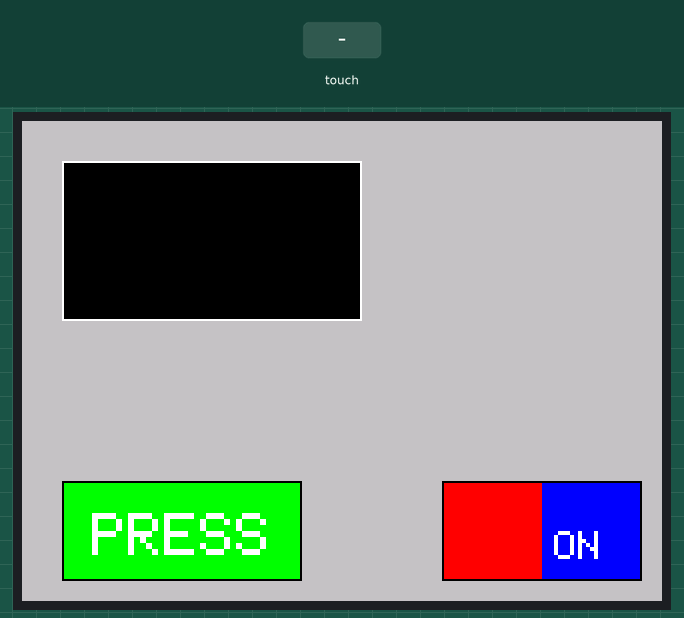
A sketch run on a simulated Arduino Uno, built with avr-gcc and run on an emulated ATmega328P. Shown: 320×240 colour display. The test bench sets the inputs (shaded band). What the sketch prints to the serial monitor is not drawn.

Above: at 1.4 s.
1.5 s: touch panel pressed at 13 % / 10 % of its raw x / y range
At 2.8 s:
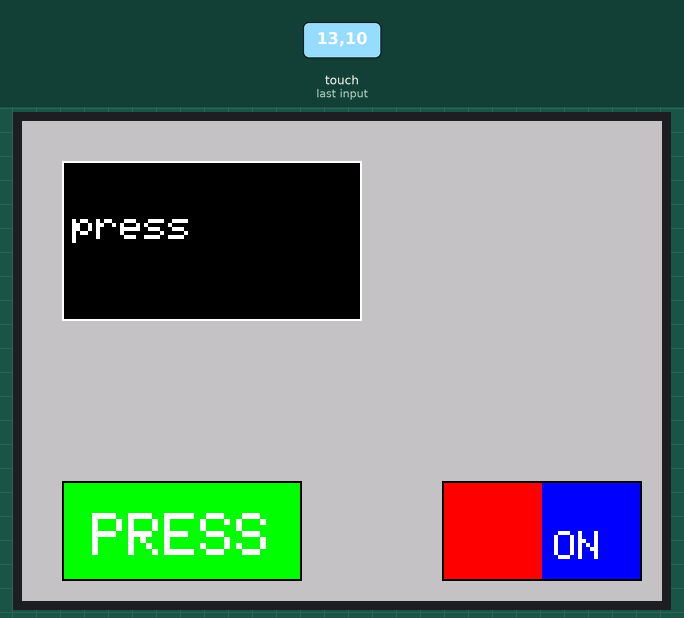
3.1 s: touch panel pressed at 13 % / 90 % of its raw x / y range
At 4.3 s:
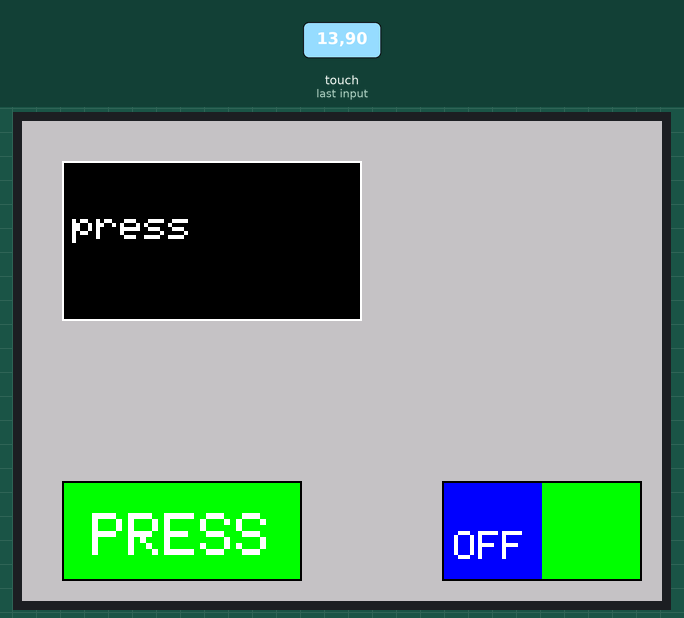
4.6 s: touch panel pressed at 13 % / 70 % of its raw x / y range
At 5.1 s:
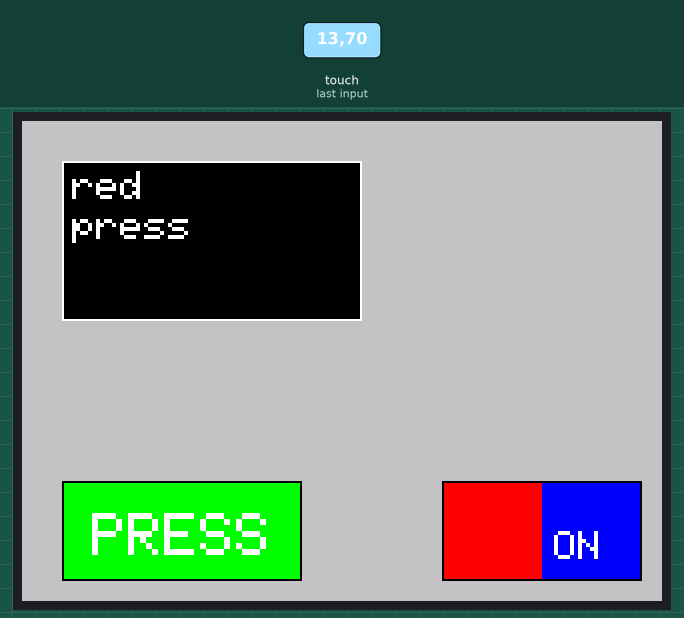
6.1 s: touch panel pressed at 38 % / 10 % of its raw x / y range
At 7.3 s:
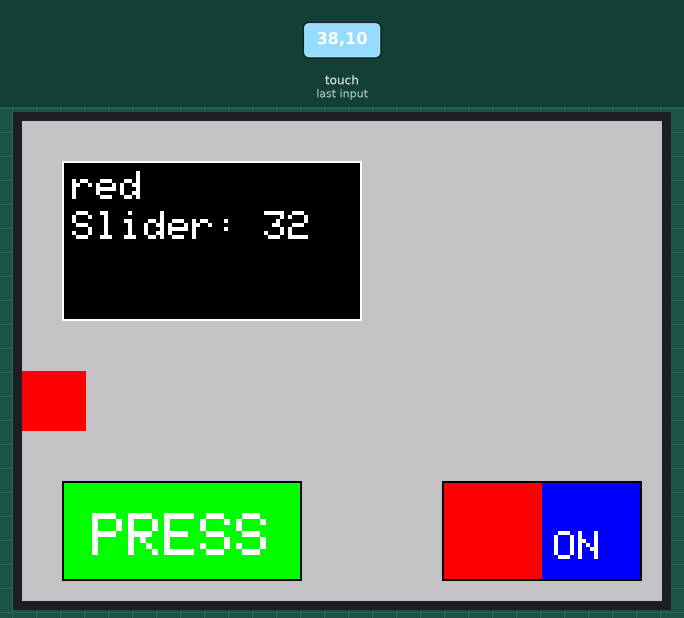
7.6 s: touch panel pressed at 13 % / 90 % of its raw x / y range
At 8.6 s:
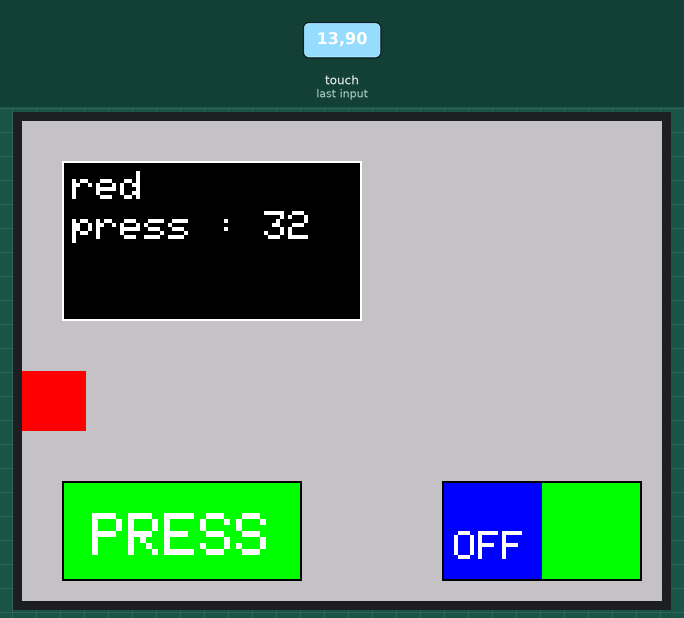
Timing chart, 0 to 10.1 s (numbered marks = the images above; inputs shaded):
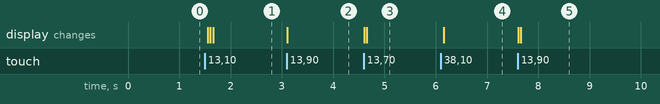

Measured:
- after the input at 1.5 s, the display: changes after 0.05 s (image 1)
- after the input at 3.1 s, the display: changes at once (image 2)
- after the input at 4.6 s, the display: first changes at once (image 3 shows a later state)
- after the input at 6.1 s, the display: first changes after 0.05 s (image 4 shows a later state)
- after the input at 7.6 s, the display: first changes at once (image 5 shows a later state)

The sketch:

ProtoControl_Classes.ino
```cpp
//This example implements a simple sliding On/Off button. The example
// demonstrates drawing and touch operations.
//
//Thanks to Adafruit forums member Asteroid for the original sketch!
//
#include <Adafruit_GFX.h>
#include <SPI.h>
#include <Wire.h>
#include <Adafruit_ILI9341.h>
#include <Adafruit_FT6206.h>
#include "elements.h"


// The FT6206 uses hardware I2C (SCL/SDA)
Adafruit_FT6206 ts = Adafruit_FT6206();
#define TFT_CS 10
#define TFT_DC 9
Adafruit_ILI9341 tft = Adafruit_ILI9341(TFT_CS, TFT_DC);
boolean RecordOn = false;
bool pressed = false;
#define FRAME_X 210
#define FRAME_Y 180
#define FRAME_W 100
#define FRAME_H 50
#define REDBUTTON_X FRAME_X
#define REDBUTTON_Y FRAME_Y
#define REDBUTTON_W (FRAME_W/2)
#define REDBUTTON_H FRAME_H
#define GREENBUTTON_X (REDBUTTON_X + REDBUTTON_W)
#define GREENBUTTON_Y FRAME_Y
#define GREENBUTTON_W (FRAME_W/2)
#define GREENBUTTON_H FRAME_H
#define background ILI9341_LIGHTGREY
#define BOX 218

char con[3][16];
char previousDisplay[3][16];
int slide = 60;
int prevSlide =0 ;
int ymap = 60;


PushButton b1 = PushButton(20,180,120,50,ILI9341_GREEN,ILI9341_WHITE,"PRESS");
PushButton b2 = PushButton(200,20,150,60,ILI9341_BLUE,ILI9341_WHITE,"PRESS");

void drawFrame()
{
  tft.drawRect(FRAME_X, FRAME_Y, FRAME_W, FRAME_H, ILI9341_BLACK);
}
void redBtn()
{
  tft.fillRect(REDBUTTON_X, REDBUTTON_Y, REDBUTTON_W, REDBUTTON_H, ILI9341_RED);
  tft.fillRect(GREENBUTTON_X, GREENBUTTON_Y, GREENBUTTON_W, GREENBUTTON_H, ILI9341_BLUE);
  drawFrame();
  tft.setCursor(GREENBUTTON_X + 6 , GREENBUTTON_Y + (GREENBUTTON_H/2));
  tft.setTextColor(ILI9341_WHITE);
  tft.setTextSize(2);
  tft.println("ON");
  RecordOn = false;
}
void greenBtn()
{
  tft.fillRect(GREENBUTTON_X, GREENBUTTON_Y, GREENBUTTON_W, GREENBUTTON_H, ILI9341_GREEN);
  tft.fillRect(REDBUTTON_X, REDBUTTON_Y, REDBUTTON_W, REDBUTTON_H, ILI9341_BLUE);
  drawFrame();
  tft.setCursor(REDBUTTON_X + 6 , REDBUTTON_Y + (REDBUTTON_H/2));
  tft.setTextColor(ILI9341_WHITE);
  tft.setTextSize(2);
  tft.println("OFF");
  RecordOn = true;
}
void pressBtn(int x,int y, int w,int h, int color,int textColor,char text[]){
  tft.fillRect(x,y,w,h,color);
  tft.drawRect(x,y,w,h,ILI9341_BLACK);
  tft.setCursor(x+15,y+(h/3));
  tft.setTextColor(textColor);
  tft.setTextSize(3);
  tft.println(text);
}
void console(int x,int y, int w,int h){
  tft.fillRect(x,y,w,h,ILI9341_BLACK);
  tft.drawRect(x,y,w,h,ILI9341_WHITE);
}
void setup(void)
{
  Serial.begin(115200);
  tft.begin();
  if (!ts.begin(40)) {
    Serial.println("Unable to start touchscreen.");
   }
  else {
    Serial.println("Touchscreen started.");
  }
  tft.fillScreen(background);
  // origin = left,top landscape (USB left upper)
  tft.setRotation(1);
  redBtn();
  b1.drawButton(tft);
 // b2.drawButton(tft);
  console(20,20,150,80);
}
void loop()
{

  display(con);
  // b1.drawButton();
  // b1.handleTouch(10,10);
  // See if there's any  touch data for us
  if (ts.touched())
  {
    // Retrieve a point
    TS_Point p = ts.getPoint();
    // rotate coordinate system
    // flip it around to match the screen.
    p.x = map(p.x, 0, 240, 240, 0);
    p.y = map(p.y, 0, 320, 320, 0);
    int y = tft.height() - p.x;
    int x = p.y;
    Serial.print("P.x: ");
    Serial.println(p.x);
    Serial.print("P.y: ");
    Serial.println(p.y);
    if (RecordOn)
    {
      if((x > REDBUTTON_X) && (x < (REDBUTTON_X + REDBUTTON_W))) {
        if ((y > REDBUTTON_Y) && (y <= (REDBUTTON_Y + REDBUTTON_H))) {
          Serial.println("Red btn hit");
          redBtn();
          strcpy(con[0],"red");
          //display(con);
        }
      }
    }
    else //Record is off (RecordOn == false)
    {
      if((x > GREENBUTTON_X) && (x < (GREENBUTTON_X + GREENBUTTON_W))) {
        if ((y > GREENBUTTON_Y) && (y <= (GREENBUTTON_Y + GREENBUTTON_H))) {
          Serial.println("Green btn hit");
          greenBtn();
          strcpy(con[2],"blu");
          //display(con);
        }
      }
    }
//  pressBtn(20,180,120,50,ILI9341_GREEN,ILI9341_WHITE,"PRESS");
//pressbutton touch detection
/*
    if((p.y < 130) && p.y > 20 ){
      if((p.x > 5) && (p.x < 50)){
        //Serial.println("PRESSERNSNKDNO");
        if(pressed){
          pressed = false;
          strcpy(con[2],"none");
          display(con);
          delay(50);
        }else{
          pressed = true;
          strcpy(con[2],"press");
          display(con);
          delay(50);

        }

      }
    }
*/
    b1.handleTouch(p.x,p.y);
    if(b1.pressed){
      strcpy(con[2],"press");
      //b1.updateDisplay(con,tft);
      delay(50);
    }else{
      strcpy(con[2],"none");
      //b1.updateDisplay(con,tft);
      delay(50);
    }
    // b2.handleTouch(p.x,p.y);
    // if(b2.pressed){
    //   strcpy(con[1],"pss");
    //   b2.updateDisplay(con,tft);
    //   delay(50);
    // }else{
    //   strcpy(con[1],"noe");
    //   b2.updateDisplay(con,tft);
    //   delay(50);
    // }

    if(p.x > 75 && p.x < 125 && p.y > 20 && p.y < 300){
      tft.fillCircle(ymap+20,280,27,ILI9341_CYAN);
      slide = p.y;
      if(slide > prevSlide){
        tft.fillRect(prevSlide,125,slide-prevSlide,30,ILI9341_RED);
        }
      else{
        tft.fillRect(slide,125,prevSlide-slide,30,ILI9341_CYAN);
      }
      prevSlide = slide;
      ymap = slide;
      char s[5] = {'\0'};
      strcpy(con[2],"Slider: ");
      itoa(ymap,s,10);
      strcat(con[2], s);
      //display(con);
  }
    //Serial.println(RecordOn);
  }
}

void display(char c[3][16]){
  for (int i = 0; i < 3; i++) {
    for (int j = 0; j < 16; j++) {
      if (c[i][j] != previousDisplay[i][j]) {
        // Update the display for that character
        tft.setCursor(25 + j * 12, 25 + i * 10);  // 12 is approx width of a character with textSize(2), adjust as necessary
        tft.setTextColor(ILI9341_BLACK);
        tft.setTextSize(2);
        tft.print((char)BOX);
        tft.setCursor(25 + j * 12, 25 + i * 10);
        tft.setTextColor(ILI9341_WHITE);
        tft.print(c[i][j]);
        // Update the previous display content
        previousDisplay[i][j] = c[i][j];
      }
    }
  }
}
```

elements.h
```cpp
//Classes for digital components
#define sx 320
#define sy 240
//Button class:
class PushButton {
public:
    PushButton(int x, int y, int w, int h, int color, int textColor, const char text[]);
    void drawButton(Adafruit_ILI9341 &tft);
    void handleTouch(int x, int y);
    void updateDisplay(const char c[3][16], Adafruit_ILI9341 &tft);
    bool pressed;

private:
    //Adafruit_ILI9341 &tft;
    int x;
    int y;
    int w;
    int h;
    int color;
    int textColor;
    char text[16];

    char previousDisplay[3][16];
    static const char BOX = 218;
};

PushButton::PushButton(int x, int y, int w, int h, int color, int textColor, const char text[]) {
    //this->tft = tft;
    this->x = x;
    this->y = y;
    this->w = w;
    this->h = h;
    this->color = color;
    this->textColor = textColor;
    strncpy(this->text, text, sizeof(this->text));
    this->pressed = false;
}

void PushButton::drawButton(Adafruit_ILI9341 &tft) {
    // Implement the drawing logic.
  tft.fillRect(this->x,this->y,this->w,this->h,this->color);
  tft.drawRect(this->x,this->y,this->w,this->h,ILI9341_BLACK);
  tft.setCursor(this->x+15,this->y+(h/3));
  tft.setTextColor(this->textColor);
  tft.setTextSize(3);
  tft.println(this->text);
}

void PushButton::handleTouch(int px, int py) {
    // Implement the touch handling logic.
    if((py < (sx - (this->w + this->x))) && py > (this->x) ){
      if((px > 5) && (px < 50)){
        if(pressed){
          pressed = false;
        }else{
          pressed = true;
        }

      }
    }
}

void PushButton::updateDisplay(const char c[3][16], Adafruit_ILI9341 &tft) {
    for (int i = 0; i < 3; i++) {
        for (int j = 0; j < 16; j++) {
            if (c[i][j] != previousDisplay[i][j]) {
                // Update the display for that character
                tft.setCursor(25 + j * 12, 25 + i * 10);
                tft.setTextColor(ILI9341_BLACK);
                tft.setTextSize(2);
                tft.print((char)BOX);
                tft.setCursor(25 + j * 12, 25 + i * 10);
                tft.setTextColor(ILI9341_WHITE);
                tft.print(c[i][j]);
                // Update the previous display content
                previousDisplay[i][j] = c[i][j];
            }
        }
    }
}


//class for toggle:
```
